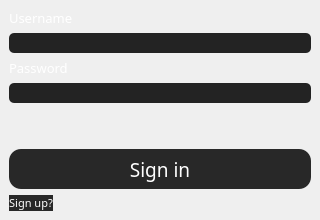
             <widget class="QWidget" name="page">
              <layout class="QVBoxLayout" name="verticalLayout_3">
               <property name="spacing">
                <number>0</number>
               </property>
               <property name="leftMargin">
                <number>0</number>
               </property>
               <property name="topMargin">
                <number>0</number>
               </property>
               <property name="rightMargin">
                <number>0</number>
               </property>
               <property name="bottomMargin">
                <number>0</number>
               </property>
               <item>
                <widget class="QWidget" name="widget_2" native="true">
                 <property name="minimumSize">
                  <size>
                   <width>320</width>
                   <height>220</height>
                  </size>
                 </property>
                 <property name="maximumSize">
                  <size>
                   <width>320</width>
                   <height>220</height>
                  </size>
                 </property>
                 <layout class="QVBoxLayout" name="verticalLayout_2">
                  <item>
                   <widget class="QLabel" name="label">
                    <property name="font">
                     <font>
                      <family>Poppins</family>
                      <pointsize>10</pointsize>
                     </font>
                    </property>
                    <property name="styleSheet">
                     <string notr="true">color: rgb(255, 255, 255);</string>
                    </property>
                    <property name="text">
                     <string>Username</string>
                    </property>
                   </widget>
                  </item>
                  <item>
                   <widget class="QLineEdit" name="username_lineEdit">
                    <property name="font">
                     <font>
                      <family>Poppins</family>
                      <pointsize>10</pointsize>
                     </font>
                    </property>
                    <property name="styleSheet">
                     <string notr="true">QLineEdit{
	background-color: rgb(35, 35, 35);
	border-radius: 5px;
	color: rgb(255, 255, 255);
	padding-left: 5px;
	padding-right: 5px;
}
QLineEdit:hover{
	background-color: rgb(30, 30, 30);
}</string>
                    </property>
                   </widget>
                  </item>
                  <item>
                   <widget class="QLabel" name="label_2">
                    <property name="font">
                     <font>
                      <family>Poppins</family>
                      <pointsize>10</pointsize>
                     </font>
                    </property>
                    <property name="styleSheet">
                     <string notr="true">color: rgb(255, 255, 255);</string>
                    </property>
                    <property name="text">
                     <string>Password</string>
                    </property>
                   </widget>
                  </item>
                  <item>
                   <widget class="QLineEdit" name="password_lineEdit">
                    <property name="font">
                     <font>
                      <family>Poppins</family>
                      <pointsize>10</pointsize>
                     </font>
                    </property>
                    <property name="styleSheet">
                     <string notr="true">QLineEdit{
	background-color: rgb(35, 35, 35);
	border-radius: 5px;
	color: rgb(255, 255, 255);
	padding-left: 5px;
	padding-right: 5px;
}
QLineEdit:hover{
	background-color: rgb(30, 30, 30);
}</string>
                    </property>
                    <property name="text">
                     <string/>
                    </property>
                    <property name="echoMode">
                     <enum>QLineEdit::Password</enum>
                    </property>
                   </widget>
                  </item>
                  <item>
                   <spacer name="verticalSpacer_3">
                    <property name="orientation">
                     <enum>Qt::Vertical</enum>
                    </property>
                    <property name="sizeHint" stdset="0">
                     <size>
                      <width>20</width>
                      <height>40</height>
                     </size>
                    </property>
                   </spacer>
                  </item>
                  <item>
                   <widget class="QPushButton" name="signIn_pushButton">
                    <property name="minimumSize">
                     <size>
                      <width>0</width>
                      <height>40</height>
                     </size>
                    </property>
                    <property name="font">
                     <font>
                      <family>Poppins</family>
                      <pointsize>14</pointsize>
                     </font>
                    </property>
                    <property name="styleSheet">
                     <string notr="true">QPushButton {
	background-color: rgb(40, 40, 40);
	border: none;
	border-radius: 12px;
	color: rgb(255, 255, 255);
}
QPushButton:hover {
	background-color: rgb(50, 50, 50);
}
QPushButton:pressed {
	background-color: rgb(30, 30, 30);
}</string>
                    </property>
                    <property name="text">
                     <string>Sign in</string>
                    </property>
                    <property name="autoDefault">
                     <bool>false</bool>
                    </property>
                    <property name="default">
                     <bool>false</bool>
                    </property>
                    <property name="flat">
                     <bool>false</bool>
                    </property>
                   </widget>
                  </item>
                  <item>
                   <widget class="QPushButton" name="openSignUpPage_pushButton">
                    <property name="sizePolicy">
                     <sizepolicy hsizetype="Fixed" vsizetype="Fixed">
                      <horstretch>0</horstretch>
                      <verstretch>0</verstretch>
                     </sizepolicy>
                    </property>
                    <property name="minimumSize">
                     <size>
                      <width>0</width>
                      <height>15</height>
                     </size>
                    </property>
                    <property name="font">
                     <font>
                      <family>Poppins</family>
                      <pointsize>8</pointsize>
                     </font>
                    </property>
                    <property name="layoutDirection">
                     <enum>Qt::LeftToRight</enum>
                    </property>
                    <property name="styleSheet">
                     <string notr="true">QPushButton {
	background-color: rgb(40, 40, 40);
	border: none;
	color: rgb(255, 255, 255);
}
QPushButton:hover {
	background-color: rgb(40, 40, 40);
	color: rgb(85, 85, 255);
}
QPushButton:pressed {
	background-color: rgb(40, 40, 40);
}</string>
                    </property>
                    <property name="text">
                     <string>Sign up?</string>
                    </property>
                    <property name="autoDefault">
                     <bool>false</bool>
                    </property>
                    <property name="default">
                     <bool>false</bool>
                    </property>
                    <property name="flat">
                     <bool>false</bool>
                    </property>
                   </widget>
                  </item>
                 </layout>
                </widget>
               </item>
              </layout>
             </widget>
